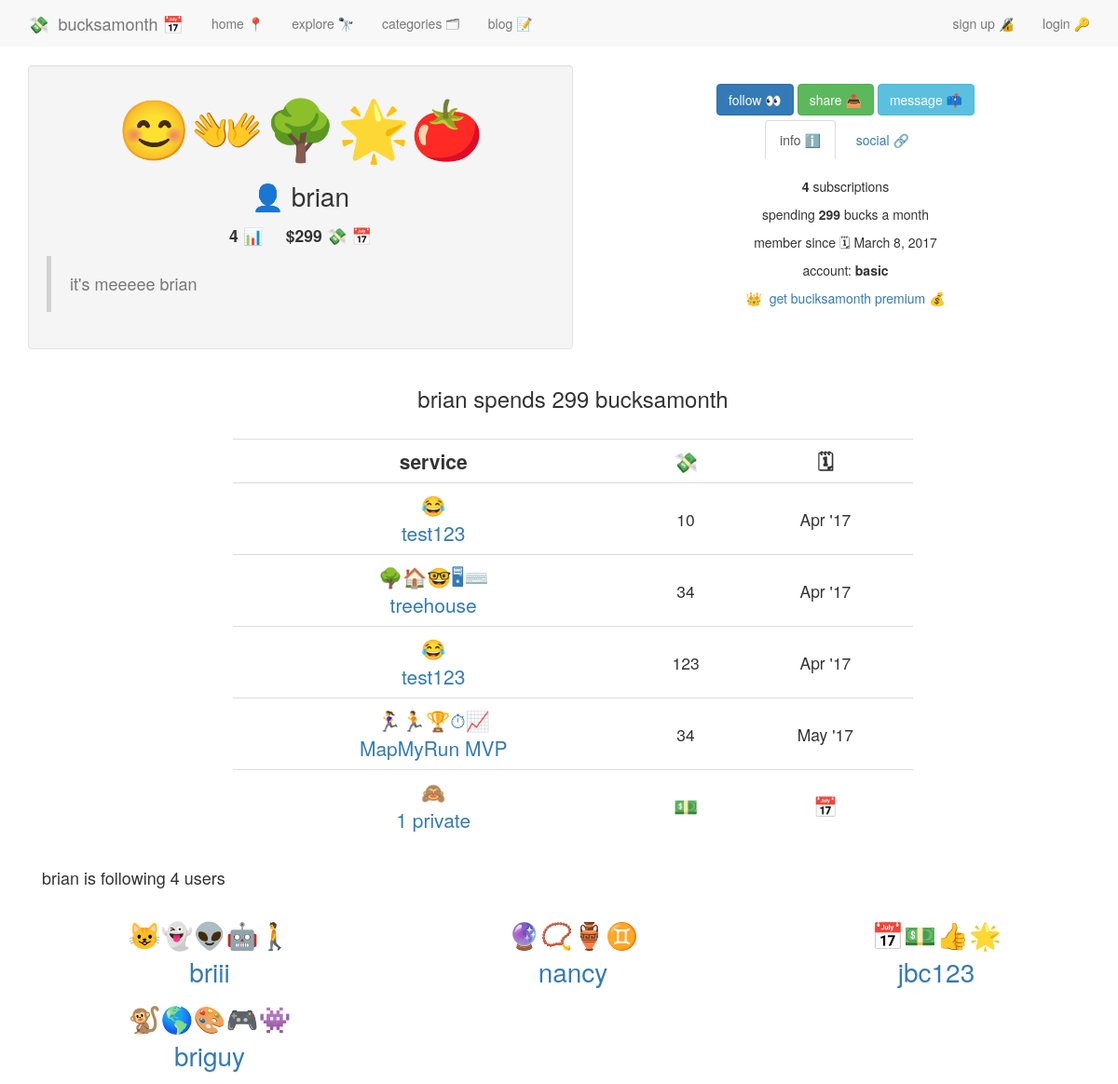
The page /users/brian/ (upper part) on the database as committed earlier.
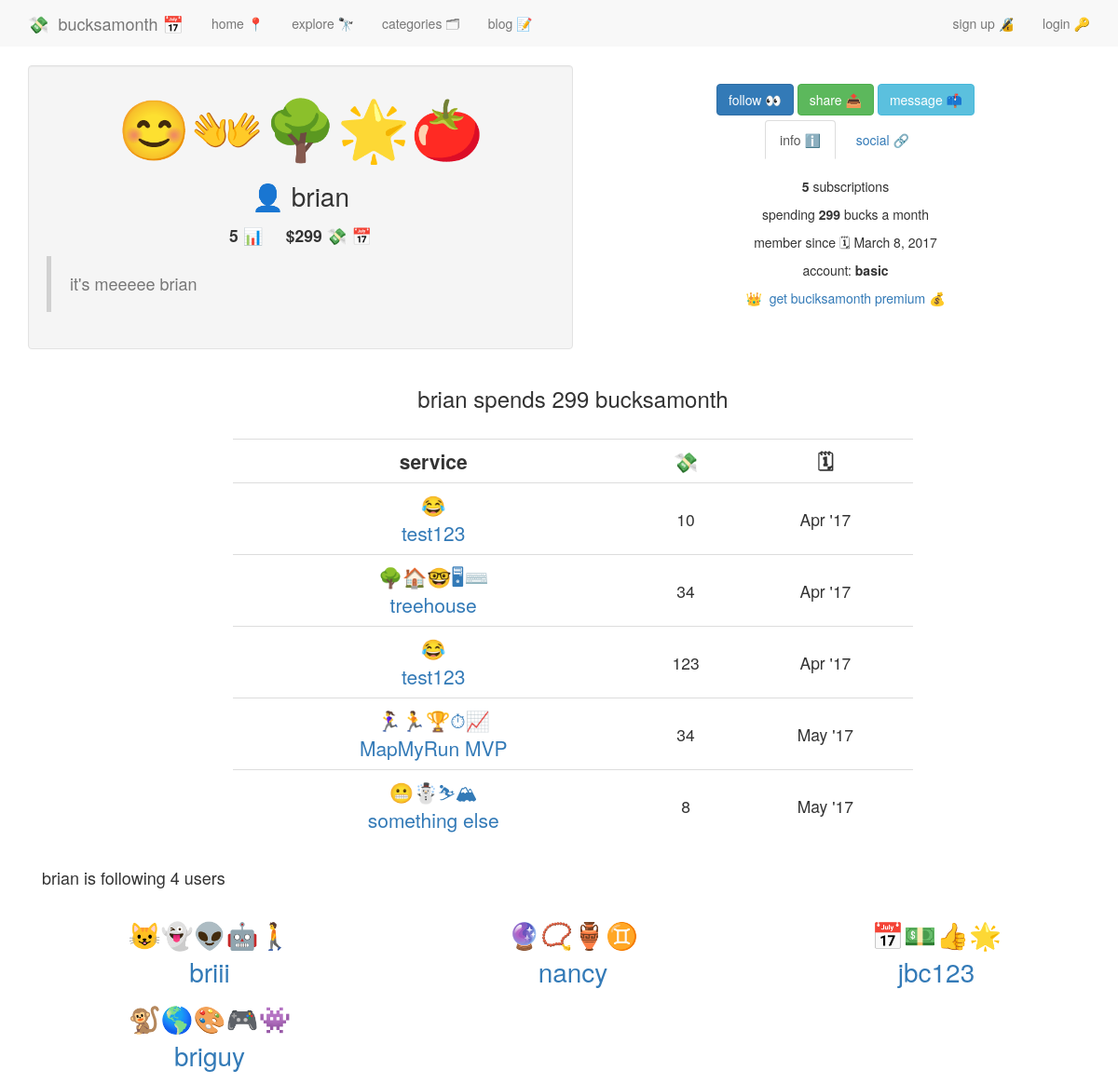
The same page on the database as committed later.
### services/models.py (models this page shows, shortened)
class Subscription(models.Model):
	service 				= models.ForeignKey(Service, on_delete=models.CASCADE, related_name='subscription_service')
	user 					= models.ForeignKey(UserProfile, on_delete=models.CASCADE, related_name="subscribed_user")
	cc_nickname 			= models.CharField(max_length=10, default='')
	bucksamonth 			= models.DecimalField(max_digits=8, decimal_places=2, default=0.00)
	date_created			= models.DateField(default=date.today)
	wishlist				= models.BooleanField(default=False)
	private					= models.BooleanField(default=False)

class Service(models.Model):
	service_name 			= models.CharField(max_length=140)
	service_slug			= models.SlugField(blank=True)
	url_name 				= models.CharField(max_length=200)
	description_long		= models.CharField(max_length=500, default='')
	description_short		= models.CharField(max_length=140, default='')
	category				= models.ManyToManyField(Category, blank=True)
	featured				= models.BooleanField(default=False)
	date_created 			= models.DateField(auto_now=True)
	bucksamonth 			= models.DecimalField(max_digits=8, decimal_places=2, default=0.00)
	emoji					= models.CharField(max_length=20, default='')
	twitter 				= models.CharField(max_length=100, default='')
	tags 					= TaggableManager()
	def __str__(self):
		return str(self.service_name)

### accounts/models.py (models this page shows, shortened)
class UserProfile(models.Model):
	user = models.OneToOneField(User)
	description = models.CharField(max_length=100, default='')
	twitter = models.CharField(max_length=100, default='')
	emoji = models.CharField(max_length=10, default='')
	setup = models.BooleanField(default=False)
	uid = models.CharField(default=uuid.uuid4, max_length=40)
	email_valid = models.BooleanField(default=False)
	followers = models.ManyToManyField('self')
	def __str__(self):
		return self.user.username

### users/views.py (the view, shortened to what this page needs)
# urls.py: url(r'^(?P<username>.+)/$', view_profile, name='view_profile'),
def view_profile(request, username):
	if request.user.username == username:
		return HttpResponseRedirect(reverse('accounts:profile'))
	person = get_object_or_404(User, username=username)
	person = person.userprofile
	all_subscriptions = Subscription.objects.filter(user=person)
	private = len(all_subscriptions.filter(private=True))
	subscriptions = all_subscriptions.filter(private=False, wishlist=False)
	bucksamonth = sum([subscription.bucksamonth for subscription in all_subscriptions])
	person_friend_object, person_created = Friend.objects.get_or_create(current_user=person)
	user_friends = [friend for friend in person_friend_object.users.all()] #if friend != request.user.userprofile
	follower_count = len(user_friends)
	friend = False
	context = {
		'person':person,
		'subscriptions':subscriptions,
		'bucksamonth':bucksamonth,
		'private':private,
		'friend':friend,
		'follower_count':follower_count,
		'user_friends':user_friends,
	}
	context['friend'] = friend
	return render(request, 'users/user_profile_view.html', context)

### accounts/templatetags/urlify.py (called while the page is built)
@register.filter
def urlify(value):
	return quote_plus(value)

### users/templates/users/user_profile_view.html (shortened to what the changed rows need)
{% extends 'base.html' %}
{% block content %}
<div class="container">
	<div class="row">
	<div class="col-md-6 well">
	<p style="font-size:1.25em; text-align:center;"><strong>{{ subscriptions.all.count }} 📊&nbsp;&nbsp;&nbsp;</strong>&nbsp;&nbsp;<strong>${{ bucksamonth | floatformat:"0" }} 💸&nbsp;📅</strong></p>
	</div>
	<div class="col-md-6">
	<div style='text-align:center;'>
<div class="tab-content">
	<div role="tabpanel" class="tab-pane active" id="info">
		<div class="col-md-12">
	<br />
			<p><strong>{{ subscriptions.all.count }}</strong> subscriptions</p>
		</div>
</div>
</div>
	</div>
	</div>
	</div>
<div class="row">
	<div class="col-md-12">
<div class="col-md-8 col-md-offset-2">
<br />
<table style="text-align:center;" class="table">
{% for subscription in subscriptions %}
<tr>
	<td class="text-center"><a style="text-decoration:none;" href="{% url 'services:service_detail' service_slug=subscription.service.service_slug %}"><span style="font-size:1.5em;">{{ subscription.service.emoji }}<br />{{ subscription.service }}</span></a></td>
	<td style="vertical-align: middle; font-size:1.25em;" class="text-center">{{ subscription.bucksamonth | floatformat | floatformat }}</td>
	<td style="vertical-align: middle; font-size:1.25em;">{{ subscription.date_created | date:"M 'y" }}</td>
</tr>
{% endfor %}
{% if private > 0 %}<tr>
	<td style="vertical-align: middle; font-size:1.5em;"><a style="text-decoration:none;" data-toggle="tooltip" href="{% url 'FAQ' %}#private" title="{{ private }} private subscription{{ private | pluralize }}">🙈<br />{{ private }} private</a></td>
	<td style="vertical-align: middle; font-size:1.5em;">💵</td>
	<td style="vertical-align: middle; font-size:1.5em;">📅</td>
</tr>{% endif %}
</table>
</div>
</div>
<br /><br />
<div class="container">
<div class="row">
	<div class="col-md-12">
	<br />
{% for friend_ in user_friends %}
{% cycle '<div class="row">' '' ''  %}
<div style="text-align:center; text-decoration:none !important" class="col-md-4">
<p style="font-size:2em; text-align:center; text-decoration:none !important;"><a style="text-decoration:none" href="{% url 'users:view_profile' username=friend_.user.username %}">{{ friend_.emoji }}<br />{{ friend_ }}</a></p>
</div>
{% cycle '' '' '</div>' %}
{% endfor %}
</div>
</div>
</div>
</div>
{% endblock %}

Rows that differ between the two databases and show on the page:
added Subscription: service.emoji "😬☃️⛷🏔", service "something else", bucksamonth "8", date_created "May '17"
Other text that changed with them:
{{ subscriptions.all.count }}: "4" → "5"
{{ private }}: "1" → (not shown)
text no longer shown: "🙈 private 💵 📅"
